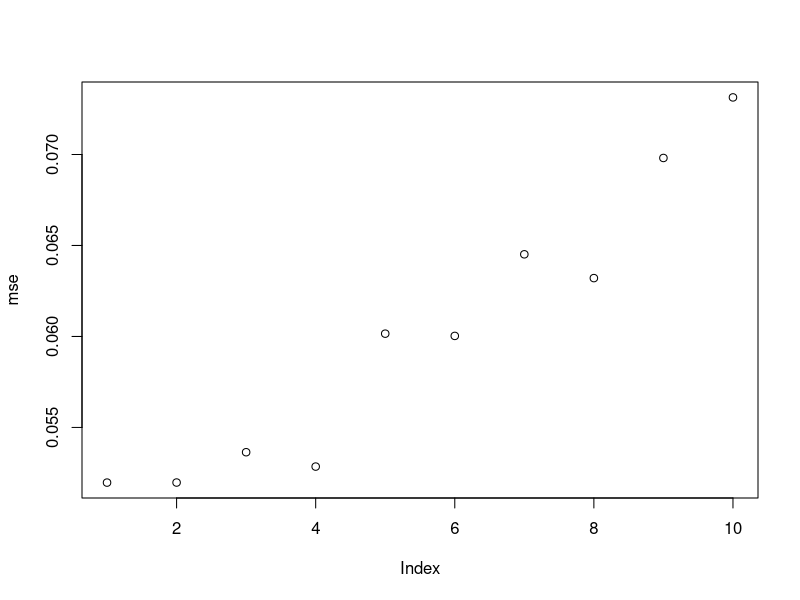

Source code (R):
#####################################
### R code for Chapter 6 Examples ###
#####################################


### Example 6.1 (Basic Monte Carlo estimation)

    m <- 100000
    g <- numeric(m)
    for (i in 1:m) {
        x <- rnorm(2)
        g[i] <- abs(x[1] - x[2])
    }
    est <- mean(g)
    est
    
    # unbiased
    sd(g)/sqrt(m) # sd uses m-1 like var
    # unbiased
    sqrt(sum((g - mean(g))^2)/(m*(m-1))) 
    # biased
    sqrt(sum((g - mean(g))^2)) / m
    # True
    sqrt((2-4/pi)/m)

### Example 6.2 (Estimating the MSE of a trimmed mean)

    n <- 20
    m <- 1000
    tmean <- numeric(m)
    for (i in 1:m) {
        x <- sort(rnorm(n))
        tmean[i] <- sum(x[2:(n-1)]) / (n-2)
        }
    mse <- mean(tmean^2)
    mse
    sqrt(sum((tmean - mean(tmean))^2)) / m    #standard error

    n <- 20
    m <- 1000
    tmean <- numeric(m)
    for (i in 1:m) {
        x <- sort(rnorm(n))
        tmean[i] <- median(x)
        }
    mse <- mean(tmean^2)
    mse
    sqrt(sum((tmean - mean(tmean))^2)) / m    #se

    # Different levels of trimming
    n <- 20
    m <- 1000
    mse=numeric(10)
    
    for(k in 0:9)
    {
      tmean <- numeric(m) 
      for (i in 1:m) 
      {
        x <- sort(rnorm(n))
        tmean[i] <- sum(x[(k+1):(n-k)]) / (n-2*k) 
      }
      mse[k+1] <- mean(tmean^2)
    }
    
    plot(mse)
    
### Example 6.3 (MSE of a trimmed mean, cont.)

     set.seed(522)
     n <- 20
     K <- n/2 - 1
     m <- 1000
     mse <- matrix(0, n/2, 6)

     trimmed.mse <- function(n, m, k, p) {
         #MC est of mse for k-level trimmed mean of
         #contaminated normal pN(0,1) + (1-p)N(0,100)
         tmean <- numeric(m)
         for (i in 1:m) {
             sigma <- sample(c(1, 10), size = n,
                 replace = TRUE, prob = c(p, 1-p))
             x <- sort(rnorm(n, 0, sigma))
             tmean[i] <- sum(x[(k+1):(n-k)]) / (n-2*k)
             }
         mse.est <- mean(tmean^2)
         se.mse <- sqrt(mean((tmean-mean(tmean))^2)) / sqrt(m)
         return(c(mse.est, se.mse))
     }

    for (k in 0:K) {
        mse[k+1, 1:2] <- trimmed.mse(n=n, m=m, k=k, p=1.0)
        mse[k+1, 3:4] <- trimmed.mse(n=n, m=m, k=k, p=.95)
        mse[k+1, 5:6] <- trimmed.mse(n=n, m=m, k=k, p=.9)
    }

### Example 6.4 (Confidence interval for variance)

n <- 20
alpha <- .05
x <- rnorm(n, mean=0, sd=2)
UCL <- (n-1) * var(x) / qchisq(alpha, df=n-1)
UCL